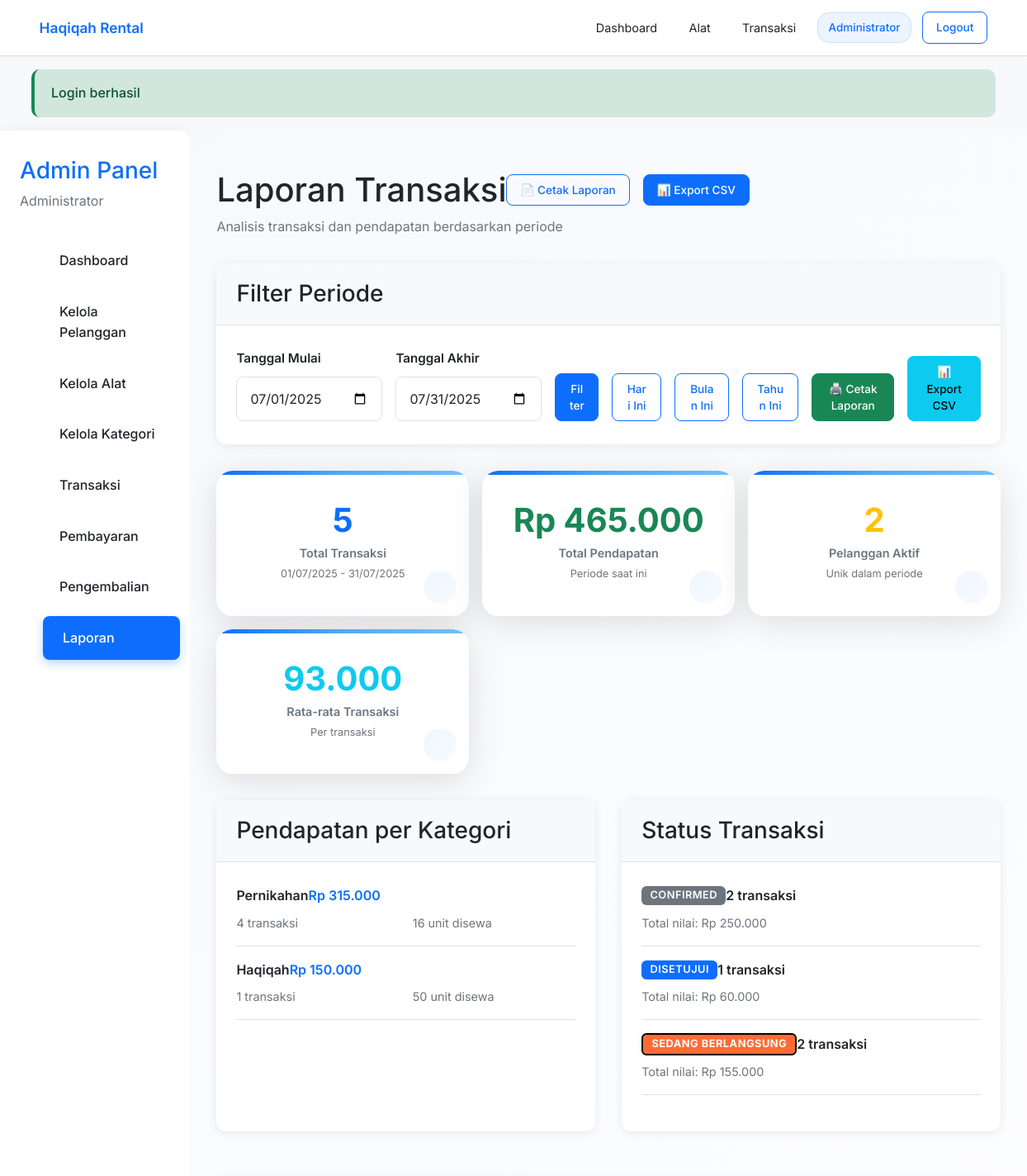
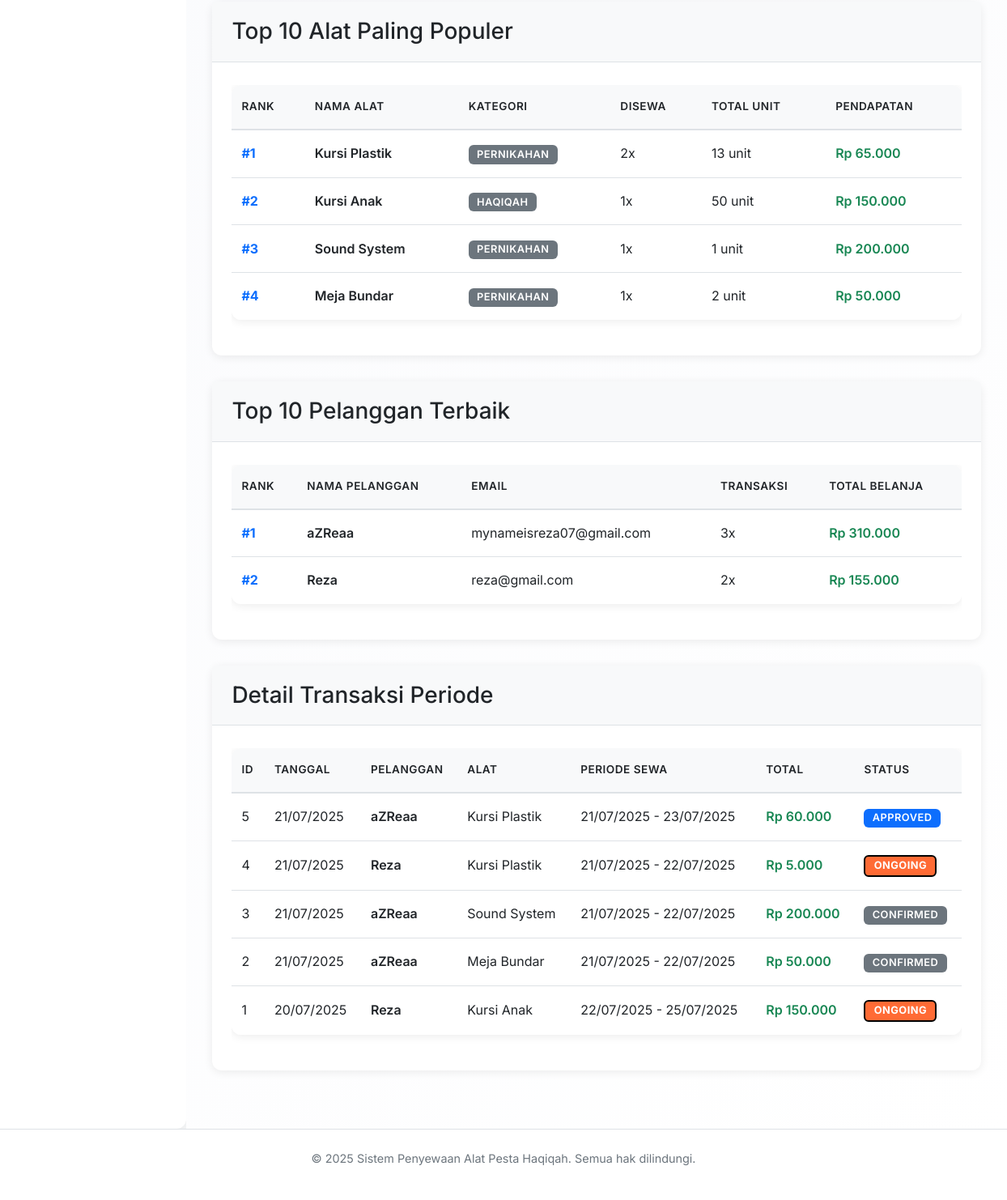
/admin/laporan (signed in), run on the app's committed database (2 pictures, top to bottom).
### tables this page shows
CREATE TABLE `transaksi` (
  `id_transaksi` int NOT NULL,
  `id_pelanggan` int NOT NULL,
  `id_alat` int NOT NULL,
  `tgl_sewa` date NOT NULL,
  `tgl_kembali` date NOT NULL,
  `status` enum('pending','confirmed','approved','ongoing','completed','selesai','cancelled','rejected','payment_pending','aktif') DEFAULT 'pending',
  `jumlah_alat` int NOT NULL DEFAULT '1',
  `total_harga` decimal(10,2) NOT NULL,
  `metode_pengambilan` enum('pickup','delivery') DEFAULT 'pickup',
  `alamat_pengiriman` text,
  `created_at` timestamp NULL DEFAULT CURRENT_TIMESTAMP,
  `updated_at` timestamp NULL DEFAULT CURRENT_TIMESTAMP ON UPDATE CURRENT_TIMESTAMP
);

CREATE TABLE `pelanggan` (
  `id_pelanggan` int NOT NULL,
  `nama` varchar(100) NOT NULL,
  `alamat` text NOT NULL,
  `email` varchar(100) NOT NULL,
  `no_hp` varchar(20) NOT NULL,
  `user_id` int DEFAULT NULL,
  `created_at` timestamp NULL DEFAULT CURRENT_TIMESTAMP,
  `updated_at` timestamp NULL DEFAULT CURRENT_TIMESTAMP ON UPDATE CURRENT_TIMESTAMP
);

CREATE TABLE `alat` (
  `id_alat` int NOT NULL,
  `nama_alat` varchar(100) NOT NULL,
  `kategori` varchar(50) NOT NULL,
  `stok` int NOT NULL DEFAULT '0',
  `harga` decimal(10,2) NOT NULL,
  `deskripsi` text,
  `gambar` varchar(255) DEFAULT NULL,
  `created_at` timestamp NULL DEFAULT CURRENT_TIMESTAMP,
  `updated_at` timestamp NULL DEFAULT CURRENT_TIMESTAMP ON UPDATE CURRENT_TIMESTAMP,
  `id_kategori` int DEFAULT '1'
);

### templates/pages/admin/laporan.php (the view, shortened to what the rows shown need)
<?php
include __DIR__ . '/../../layouts/header.php';
$db = Database::getInstance();
$startDate = $_GET['start_date'] ?? date('Y-m-01');
$endDate = $_GET['end_date'] ?? date('Y-m-t');
$alatPopuler = $db->fetchAll("
    SELECT
        a.nama_alat,
        a.kategori,
        COUNT(t.id_transaksi) as jumlah_disewa,
        SUM(t.jumlah_alat) as total_unit,
        SUM(t.total_harga) as total_pendapatan
    FROM transaksi t
    JOIN alat a ON t.id_alat = a.id_alat
    WHERE t.created_at BETWEEN ? AND ?
    GROUP BY t.id_alat
    ORDER BY jumlah_disewa DESC
    LIMIT 10
", [$startDate . ' 00:00:00', $endDate . ' 23:59:59']);
$pelangganAktif = $db->fetchAll("
    SELECT
        p.nama,
        p.email,
        COUNT(t.id_transaksi) as total_transaksi,
        SUM(t.total_harga) as total_belanja
    FROM transaksi t
    JOIN pelanggan p ON t.id_pelanggan = p.id_pelanggan
    WHERE t.created_at BETWEEN ? AND ?
    GROUP BY t.id_pelanggan
    ORDER BY total_belanja DESC
    LIMIT 10
", [$startDate . ' 00:00:00', $endDate . ' 23:59:59']);
?>
<div class="dashboard">
    <main class="main-content">
        <div style="margin-bottom: 2rem;">
            <div style="display: flex; justify-content: between; align-items: center; margin-bottom: 0.5rem;">
                <h1 style="margin: 0;">Laporan Transaksi</h1>
            </div>
        </div>
        <div class="card" style="margin-bottom: 2rem;">
            <div class="card-body">
                <?php if (empty($alatPopuler)): ?>
                    <p style="text-align: center; color: var(--secondary-color); margin: 2rem 0;">
                        Tidak ada data dalam periode ini
                    </p>
                <?php else: ?>
                    <div style="overflow-x: auto;">
                        <table class="table">
                            <thead>
                                <tr>
                                    <th>Rank</th>
                                    <th>Nama Alat</th>
                                    <th>Kategori</th>
                                    <th>Disewa</th>
                                    <th>Total Unit</th>
                                    <th>Pendapatan</th>
                                </tr>
                            </thead>
                        </table>
                    </div>
                <?php endif; ?>
            </div>
        </div>
        <div class="card" style="margin-bottom: 2rem;">
            <div class="card-body">
                <?php if (empty($pelangganAktif)): ?>
                    <p style="text-align: center; color: var(--secondary-color); margin: 2rem 0;">
                        Tidak ada data dalam periode ini
                    </p>
                <?php else: ?>
                    <div style="overflow-x: auto;">
                        <table class="table">
                            <thead>
                                <tr>
                                    <th>Rank</th>
                                    <th>Nama Pelanggan</th>
                                    <th>Email</th>
                                    <th>Transaksi</th>
                                    <th>Total Belanja</th>
                                </tr>
                            </thead>
                        </table>
                    </div>
                <?php endif; ?>
            </div>
        </div>
        <div class="card">
            <div class="card-body">
                <?php if (empty($transaksiList)): ?>
                    <p style="text-align: center; color: var(--secondary-color); margin: 2rem 0;">
                        Tidak ada transaksi dalam periode ini
                    </p>
                <?php else: ?>
                    <div style="overflow-x: auto;">
                        <table class="table" id="transaksiTable">
                            <thead>
                                <tr>
                                    <th>ID</th>
                                    <th>Tanggal</th>
                                    <th>Pelanggan</th>
                                    <th>Alat</th>
                                    <th>Periode Sewa</th>
                                    <th>Total</th>
                                    <th>Status</th>
                                </tr>
                            </thead>
                            <tbody>
                                <?php foreach ($transaksiList as $transaksi): ?>
                                    <tr>
                                        <td><?= $transaksi['id_transaksi'] ?></td>
                                        <td><?= date('d/m/Y', strtotime($transaksi['created_at'])) ?></td>
                                        <td style="font-weight: 600;"><?= htmlspecialchars($transaksi['nama_pelanggan']) ?></td>
                                        <td><?= htmlspecialchars($transaksi['nama_alat']) ?></td>
                                        <td>
                                            <?= date('d/m/Y', strtotime($transaksi['tgl_sewa'])) ?> -
                                            <?= date('d/m/Y', strtotime($transaksi['tgl_kembali'])) ?>
                                        </td>
                                        <td style="color: var(--success-color); font-weight: 600;">
                                            Rp <?= number_format($transaksi['total_harga'], 0, ',', '.') ?>
                                        </td>
                                        <td>
                                            <?php
                                            $badgeClass = match($transaksi['status']) {
                                                'pending' => 'badge-warning',
                                                'approved' => 'badge-primary',
                                                'ongoing' => 'badge-info',
                                                'completed' => 'badge-success',
                                                'cancelled' => 'badge-danger',
                                                default => 'badge-secondary'
                                            };
                                            ?>
                                            <span class="badge <?= $badgeClass ?>"><?= ucfirst($transaksi['status']) ?></span>
                                        </td>
                                    </tr>
                                <?php endforeach; ?>
                            </tbody>
                        </table>
                    </div>
                <?php endif; ?>
            </div>
        </div>
    </main>
</div>
<?php include __DIR__ . '/../../layouts/footer.php'; ?>

### data on the page
transaksi: id_transaksi "5", created_at "21/07/2025", id_pelanggan.nama "aZReaa", id_alat.nama_alat "Kursi Plastik", tgl_sewa "21/07/2025", tgl_kembali "23/07/2025", total_harga "60.000", status "APPROVED"
transaksi: id_transaksi "4", created_at "21/07/2025", id_pelanggan.nama "Reza", id_alat.nama_alat "Kursi Plastik", tgl_sewa "21/07/2025", tgl_kembali "22/07/2025", total_harga "5.000", status "ONGOING"
transaksi: id_transaksi "3", created_at "21/07/2025", id_pelanggan.nama "aZReaa", id_alat.nama_alat "Sound System", tgl_sewa "21/07/2025", tgl_kembali "22/07/2025", total_harga "200.000", status "CONFIRMED"
transaksi: id_transaksi "2", created_at "21/07/2025", id_pelanggan.nama "aZReaa", id_alat.nama_alat "Meja Bundar", tgl_sewa "21/07/2025", tgl_kembali "22/07/2025", total_harga "50.000", status "CONFIRMED"
transaksi: id_transaksi "1", created_at "20/07/2025", id_pelanggan.nama "Reza", id_alat.nama_alat "Kursi Anak", tgl_sewa "22/07/2025", tgl_kembali "25/07/2025", total_harga "150.000", status "ONGOING"

### other printed values
$_SESSION['nama'] "Administrator"
$_SESSION['success'] "Login berhasil"
$laporan['total_transaksi'] "5"
date('d/m/Y', strtotime($startDate)) "01/07/2025"
date('d/m/Y', strtotime($endDate)) "31/07/2025"
$laporan['total_pendapatan'] "465.000"
$laporan['total_pelanggan_aktif'] "2"
$laporan['total_pendapatan'] / $laporan['total_transaksi'] "93.000"
$kategori['kategori'] "Pernikahan"
$kategori['total_pendapatan'] "315.000"
$kategori['total_transaksi'] "4"
$kategori['total_alat_disewa'] "16"
$kategori['kategori'] "Haqiqah"
$kategori['total_pendapatan'] "150.000"
$kategori['total_transaksi'] "1"
